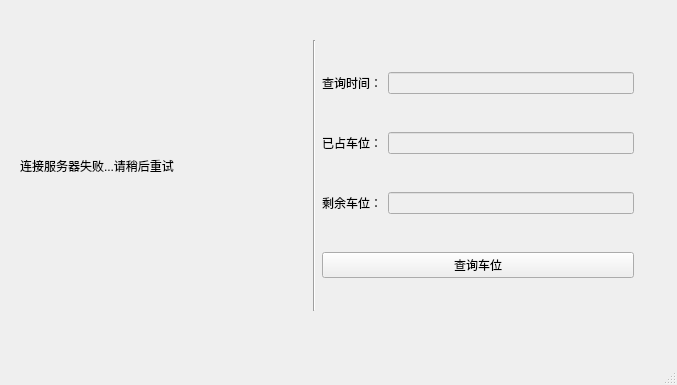
<?xml version="1.0" encoding="UTF-8"?>
<ui version="4.0">
 <class>MainWindow</class>
 <widget class="QMainWindow" name="MainWindow">
  <property name="geometry">
   <rect>
    <x>0</x>
    <y>0</y>
    <width>677</width>
    <height>385</height>
   </rect>
  </property>
  <property name="windowTitle">
   <string>MainWindow</string>
  </property>
  <widget class="QWidget" name="centralwidget">
   <widget class="QLabel" name="label">
    <property name="geometry">
     <rect>
      <x>20</x>
      <y>20</y>
      <width>261</width>
      <height>291</height>
     </rect>
    </property>
    <property name="text">
     <string>连接服务器失败...请稍后重试</string>
    </property>
   </widget>
   <widget class="QLabel" name="label_2">
    <property name="geometry">
     <rect>
      <x>30</x>
      <y>520</y>
      <width>631</width>
      <height>41</height>
     </rect>
    </property>
    <property name="text">
     <string/>
    </property>
   </widget>
   <widget class="QWidget" name="layoutWidget">
    <property name="geometry">
     <rect>
      <x>313</x>
      <y>40</y>
      <width>321</width>
      <height>271</height>
     </rect>
    </property>
    <layout class="QHBoxLayout" name="horizontalLayout_4">
     <item>
      <widget class="Line" name="line">
       <property name="orientation">
        <enum>Qt::Vertical</enum>
       </property>
      </widget>
     </item>
     <item>
      <layout class="QVBoxLayout" name="verticalLayout">
       <item>
        <layout class="QHBoxLayout" name="horizontalLayout">
         <item>
          <widget class="QLabel" name="label_3">
           <property name="text">
            <string>查询时间：</string>
           </property>
          </widget>
         </item>
         <item>
          <widget class="QLineEdit" name="lineEdit">
           <property name="enabled">
            <bool>false</bool>
           </property>
           <property name="readOnly">
            <bool>true</bool>
           </property>
          </widget>
         </item>
        </layout>
       </item>
       <item>
        <layout class="QHBoxLayout" name="horizontalLayout_2">
         <item>
          <widget class="QLabel" name="label_4">
           <property name="text">
            <string>已占车位：</string>
           </property>
          </widget>
         </item>
         <item>
          <widget class="QLineEdit" name="lineEdit_2">
           <property name="enabled">
            <bool>false</bool>
           </property>
           <property name="readOnly">
            <bool>true</bool>
           </property>
          </widget>
         </item>
        </layout>
       </item>
       <item>
        <layout class="QHBoxLayout" name="horizontalLayout_3">
         <item>
          <widget class="QLabel" name="label_5">
           <property name="text">
            <string>剩余车位：</string>
           </property>
          </widget>
         </item>
         <item>
          <widget class="QLineEdit" name="lineEdit_3">
           <property name="enabled">
            <bool>false</bool>
           </property>
           <property name="readOnly">
            <bool>true</bool>
           </property>
          </widget>
         </item>
        </layout>
       </item>
       <item>
        <widget class="QPushButton" name="pushButton">
         <property name="text">
          <string>查询车位</string>
         </property>
        </widget>
       </item>
      </layout>
     </item>
    </layout>
   </widget>
  </widget>
  <widget class="QMenuBar" name="menubar">
   <property name="geometry">
    <rect>
     <x>0</x>
     <y>0</y>
     <width>677</width>
     <height>26</height>
    </rect>
   </property>
  </widget>
  <widget class="QStatusBar" name="statusbar"/>
 </widget>
 <resources/>
 <connections/>
</ui>
